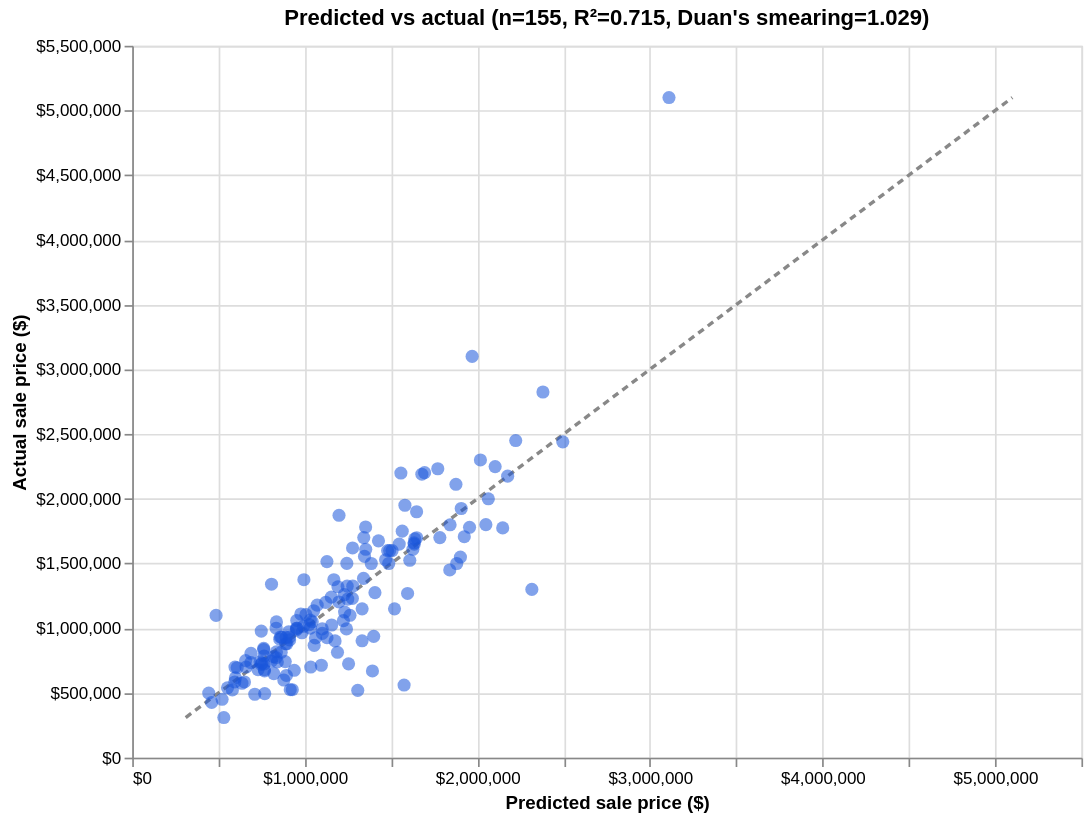

Write a Vega-Lite specification for this figure.
### Vega-Lite specification from a JSON file in a GitHub repository (floating-point values rounded to 4 significant figures; data arrays with more than 128 entries replaced by an {"elided": "..."} marker saying what was removed)
{"config": {"view": {"continuousWidth": 300, "continuousHeight": 300}}, "layer": [{"data": {"name": "data-ff74a15a2b6270dc86a82e0cb43d1886"}, "mark": {"type": "line", "color": "#888", "strokeDash": [4, 3]}, "encoding": {"x": {"field": "x", "type": "quantitative"}, "y": {"field": "y", "type": "quantitative"}}}, {"data": {"name": "data-9bab93dde656bb5f8a47d0052b96ab23"}, "mark": {"type": "circle", "color": "#1a56db", "opacity": 0.55, "size": 60}, "encoding": {"tooltip": [{"field": "pams_pin", "title": "pin", "type": "nominal"}, {"field": "sale_year", "type": "ordinal"}, {"field": "predicted", "format": "$,.0f", "type": "quantitative"}, {"field": "actual", "format": "$,.0f", "type": "quantitative"}, {"field": "residual", "format": "$,.0f", "type": "quantitative"}], "x": {"axis": {"format": "$,.0f"}, "field": "predicted", "title": "Predicted sale price ($)", "type": "quantitative"}, "y": {"axis": {"format": "$,.0f"}, "field": "actual", "title": "Actual sale price ($)", "type": "quantitative"}}}], "height": 420, "title": "Predicted vs actual (n=155, R²=0.715, Duan's smearing=1.029)", "width": 560, "$schema": "https://vega.github.io/schema/vega-lite/v6.4.1.json", "datasets": {"data-ff74a15a2b6270dc86a82e0cb43d1886": [{"x": 310000.0, "y": 310000.0}, {"x": 5100000.0, "y": 5100000.0}], "data-9bab93dde656bb5f8a47d0052b96ab23": {"elided": "155 records"}}}
